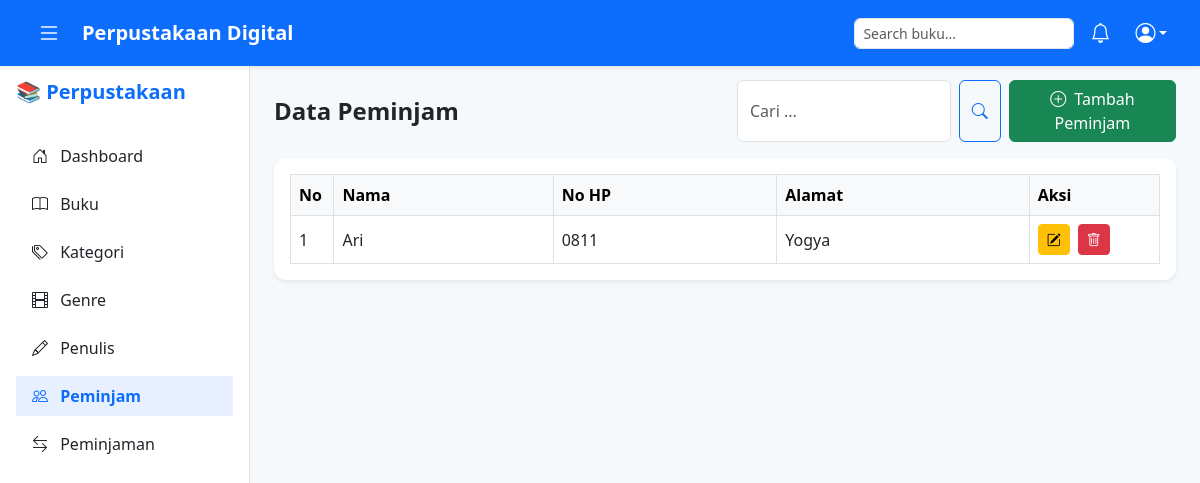
Page /pages/peminjam.php (signed in) on the earlier database version.
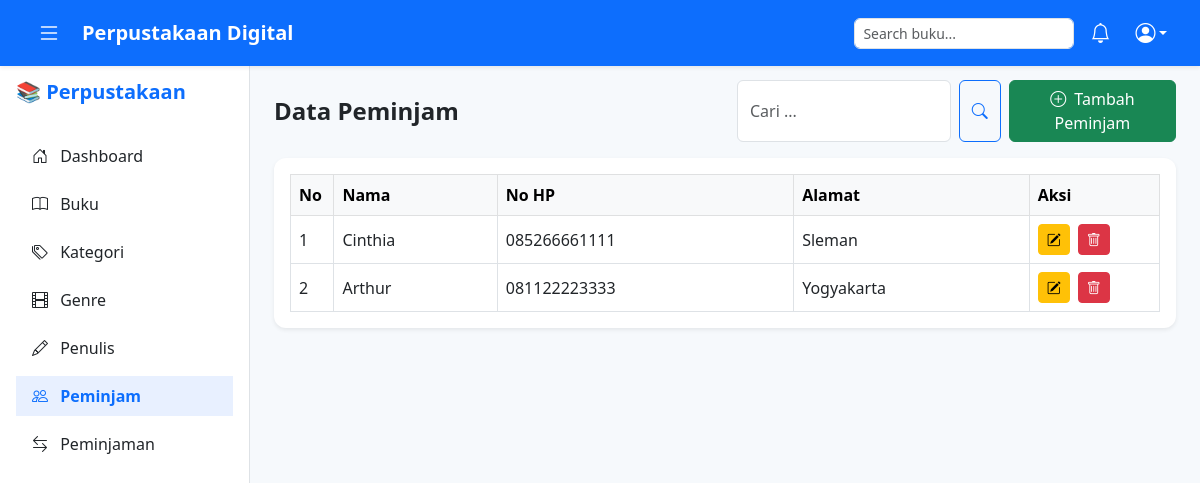
Same page on the later database version.
### tables this page shows
CREATE TABLE `tb_peminjam` (
  `id_peminjam` int(11) NOT NULL,
  `nama_peminjam` varchar(100) NOT NULL,
  `no_hp` varchar(20) DEFAULT NULL,
  `alamat` text DEFAULT NULL
);

### pages/peminjam.php (the view, shortened to what this page needs)
<?php
include '../config/koneksi.php';
include '../componen/header.php';
include '../componen/sidebar.php';
$judul = "Peminjam";
$judul_singkat = "Peminjam";
$tambah_link = "tambah_peminjam.php";
$cari = $_GET['cari'] ?? '';
$data = mysqli_query($conn, "
    SELECT * FROM tb_peminjam
    WHERE nama_peminjam LIKE '%$cari%' OR no_hp LIKE '%$cari%' OR alamat LIKE '%$cari%'
    ORDER BY id_peminjam DESC
");
?>
<main class="main-content" style="margin-left: 250px; padding-top: 80px; background-color: #f6f9fc;">
    <div class="container-fluid px-4">
        <?php $cari = $_GET['cari'] ?? ''; ?>
        <div class="row align-items-center mb-3">
            <div class="col-md-6">
                <h4 class="fw-bold mb-0">Data <?= $judul ?? 'Data' ?></h4>
            </div>
            <div class="col-md-6 d-flex justify-content-end gap-2">
                <form method="GET" class="d-flex" role="search">
                    <input type="text" name="cari" class="form-control me-2" placeholder="Cari ..." value="<?= htmlspecialchars($cari); ?>">
                    <button class="btn btn-outline-primary" type="submit">
                        <i class="bi bi-search"></i>
                    </button>
                </form>
                <a href="<?= $tambah_link ?>" class="btn btn-success">
                    <i class="bi bi-plus-circle me-1"></i> Tambah <?= $judul_singkat ?? 'Data' ?>
                </a>
            </div>
        </div>
        <div class="card border-0 shadow-sm">
            <div class="card-body table-responsive">
                <table class="table table-bordered table-hover align-middle mb-0">
                    <thead class="table-light">
                        <tr>
                            <th style="width: 5%;">No</th>
                            <th>Nama</th>
                            <th>No HP</th>
                            <th>Alamat</th>
                            <th style="width: 15%;">Aksi</th>
                        </tr>
                    </thead>
                    <tbody>
                        <?php $no = 1;
                        while ($d = mysqli_fetch_array($data)) { ?>
                            <tr>
                                <td><?= $no++; ?></td>
                                <td><?= htmlspecialchars($d['nama_peminjam']); ?></td>
                                <td><?= htmlspecialchars($d['no_hp']); ?></td>
                                <td><?= htmlspecialchars($d['alamat']); ?></td>
                                <td>
                                    <a href="edit_peminjam.php?id=<?= $d['id_peminjam']; ?>" class="btn btn-sm btn-warning me-1">
                                        <i class="bi bi-pencil-square"></i>
                                    </a>
                                    <a href="../proses/peminjam_proses.php?hapus&id=<?= $d['id_peminjam']; ?>" class="btn btn-sm btn-danger" onclick="return confirm('Yakin ingin menghapus?')">
                                        <i class="bi bi-trash"></i>
                                    </a>
                                </td>
                            </tr>
                        <?php } ?>
                    </tbody>
                </table>
            </div>
        </div>
    </div>
</main>
<?php include '../componen/footer.php'; ?>

Differences in the rows shown:
added tb_peminjam: nama_peminjam "Cinthia", no_hp "085266661111", alamat "Sleman"
changed tb_peminjam: nama_peminjam "Ari" → "Arthur"; no_hp "0811" → "081122223333"; alamat "Yogya" → "Yogyakarta"
